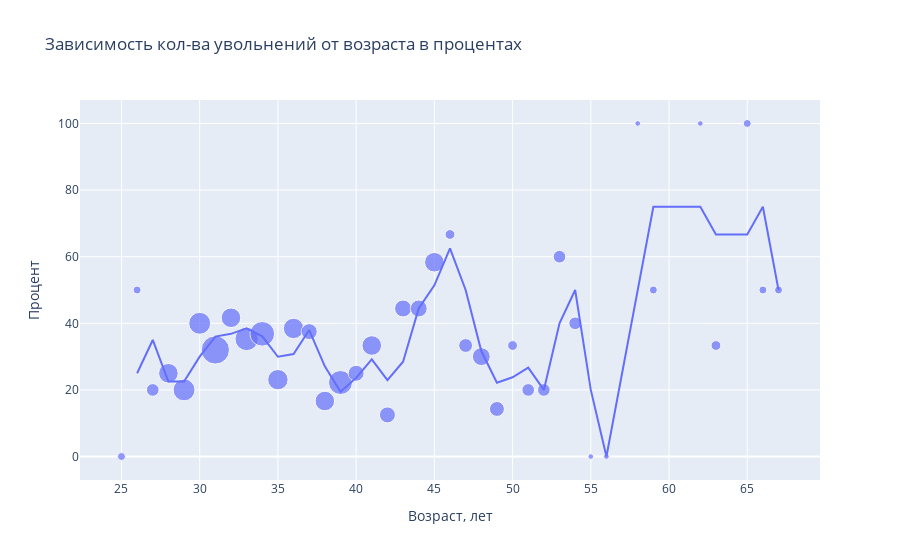

Notebook cell for this chart:
### Code cell
fig = px.scatter(
    age_term,
    x="age",
    y="percents",
    size="count",
    trendline="rolling",
    trendline_options=dict(function="median", window=2),
    title="Зависимость кол-ва увольнений от возраста в процентах",
    labels={"age": "Возраст, лет",
            "percents": "Процент",
            "count": "Кол-во"}
)
fig.show()

### Figure 1 — Plotly figure (JSON) as saved in the notebook; plotly's stock layout.template omitted (floating-point values rounded to 4 significant figures)
{"data": [{"hovertemplate": "Возраст, лет=%{x}<br>Процент=%{y}<br>Кол-во=%{marker.size}<extra></extra>", "legendgroup": "", "marker": {"color": "#636efa", "size": [2, 2, 5, 12, 15, 15, 25, 12, 17, 19, 13, 13, 8, 12, 18, 8, 12, 8, 9, 9, 12, 3, 6, 10, 7, 3, 5, 5, 5, 5, 1, 1, 1, 2, 1, 3, 2, 2, 2], "sizemode": "area", "sizeref": 0.0625, "symbol": "circle"}, "mode": "markers", "name": "", "orientation": "v", "showlegend": false, "type": "scatter", "x": [25, 26, 27, 28, 29, 30, 31, 32, 33, 34, 35, 36, 37, 38, 39, 40, 41, 42, 43, 44, 45, 46, 47, 48, 49, 50, 51, 52, 53, 54, 55, 56, 58, 59, 62, 63, 65, 66, 67], "xaxis": "x", "y": [0, 50, 20, 25, 20, 40, 32, 41.67, 35.29, 36.84, 23.08, 38.46, 37.5, 16.67, 22.22, 25, 33.33, 12.5, 44.44, 44.44, 58.33, 66.67, 33.33, 30, 14.29, 33.33, 20, 20, 60, 40, 0, 0, 100, 50, 100, 33.33, 100, 50, 50], "yaxis": "y"}, {"hovertemplate": "<b>Rolling median trendline</b><br><br>Возраст, лет=%{x}<br>Процент=%{y} <b>(trend)</b><extra></extra>", "legendgroup": "", "marker": {"color": "#636efa", "symbol": "circle"}, "mode": "lines", "name": "", "showlegend": false, "type": "scatter", "x": [25, 26, 27, 28, 29, 30, 31, 32, 33, 34, 35, 36, 37, 38, 39, 40, 41, 42, 43, 44, 45, 46, 47, 48, 49, 50, 51, 52, 53, 54, 55, 56, 58, 59, 62, 63, 65, 66, 67], "xaxis": "x", "y": [null, 25, 35, 22.5, 22.5, 30, 36, 36.83, 38.48, 36.07, 29.96, 30.77, 37.98, 27.08, 19.44, 23.61, 29.17, 22.92, 28.47, 44.44, 51.39, 62.5, 50, 31.67, 22.14, 23.81, 26.67, 20, 40, 50, 20, 0, 50, 75, 75, 66.67, 66.67, 75, 50], "yaxis": "y"}], "layout": {"legend": {"itemsizing": "constant", "tracegroupgap": 0}, "title": {"text": "Зависимость кол-ва увольнений от возраста в процентах"}, "xaxis": {"anchor": "y", "domain": [0, 1], "title": {"text": "Возраст, лет"}}, "yaxis": {"anchor": "x", "domain": [0, 1], "title": {"text": "Процент"}}}}
